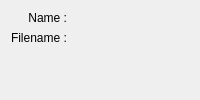
     <widget class="QWidget" name="FFEInfoTab">
      <attribute name="title">
       <string>Information</string>
      </attribute>
      <attribute name="toolTip">
       <string>Descriptive information for the forcefield</string>
      </attribute>
      <layout class="QVBoxLayout" name="verticalLayout">
       <item>
        <layout class="QGridLayout" name="gridLayout">
         <item row="0" column="1">
          <widget class="QLabel" name="FFEditorForcefieldLabel1">
           <property name="sizePolicy">
            <sizepolicy hsizetype="Expanding" vsizetype="Preferred">
             <horstretch>0</horstretch>
             <verstretch>0</verstretch>
            </sizepolicy>
           </property>
           <property name="text">
            <string>&lt;none&gt;</string>
           </property>
          </widget>
         </item>
         <item row="1" column="1">
          <widget class="QLabel" name="FFEditorForcefieldLabel2">
           <property name="sizePolicy">
            <sizepolicy hsizetype="Expanding" vsizetype="Preferred">
             <horstretch>0</horstretch>
             <verstretch>0</verstretch>
            </sizepolicy>
           </property>
           <property name="text">
            <string>&lt;none&gt;</string>
           </property>
          </widget>
         </item>
         <item row="0" column="0">
          <widget class="QLabel" name="label_4">
           <property name="sizePolicy">
            <sizepolicy hsizetype="Minimum" vsizetype="Preferred">
             <horstretch>0</horstretch>
             <verstretch>0</verstretch>
            </sizepolicy>
           </property>
           <property name="text">
            <string>Name :</string>
           </property>
           <property name="alignment">
            <set>Qt::AlignRight|Qt::AlignTrailing|Qt::AlignVCenter</set>
           </property>
          </widget>
         </item>
         <item row="1" column="0">
          <widget class="QLabel" name="label_5">
           <property name="text">
            <string>Filename :</string>
           </property>
          </widget>
         </item>
        </layout>
       </item>
       <item>
        <spacer name="verticalSpacer">
         <property name="orientation">
          <enum>Qt::Vertical</enum>
         </property>
         <property name="sizeHint" stdset="0">
          <size>
           <width>20</width>
           <height>40</height>
          </size>
         </property>
        </spacer>
       </item>
      </layout>
     </widget>
